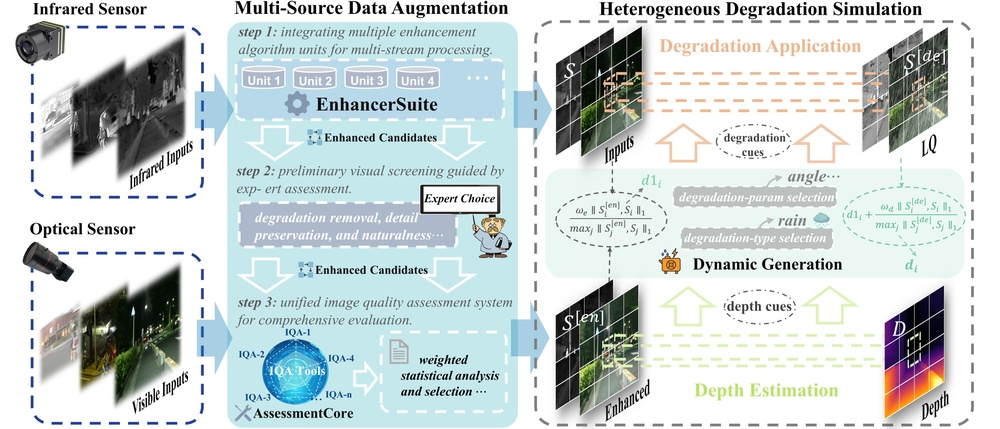
#> input picture assets/data_pipeline.jpg, 1000 x 429 px, shrunk from 9142 x 3922 before the run
$ python -i degradation_sys.py   (imports and definitions only)
#> lines starting #> are read from the running program, lines starting #| are printed output that depends on the picture; after the words box and inside, x2 and y2 are one past the last pixel; in counts of white or black regions, pixels touching at a corner belong together
import cv2
import numpy as np
import random

#-----------------vis_noise------------------------------
# [118 lines left out: functions add_gaussian_noise, add_poisson_noise, add_noise_to_vi_img, motion_blur_kernel, add_blur_to_vi_img, not called in this run]


#----------------vis_rain----------------------------------

def get_noise(img, value=10):
    noise = np.random.uniform(0, 256, img.shape[0:2])
    v = value * 0.01
    noise[np.where(noise < (256 - v))] = 0

    k = np.array([[0, 0.1, 0],
                  [0.1, 8, 0.1],
                  [0, 0.1, 0]])

    noise = cv2.filter2D(noise, -1, k)
    return noise


def rain_blur(noise, length=10, angle=0, w=1):
    trans = cv2.getRotationMatrix2D((length / 2, length / 2), angle - 45, 1 - length / 100.0)
    dig = np.diag(np.ones(length))
    k = cv2.warpAffine(dig, trans, (length, length))
    k = cv2.GaussianBlur(k, (w, w), 0)

    # k = k / length

    blurred = cv2.filter2D(noise, -1, k)


    cv2.normalize(blurred, blurred, 0, 255, cv2.NORM_MINMAX)
    blurred = np.array(blurred, dtype=np.uint8)
    return blurred

def add_rain_to_vi_img(img,alpha_range=(0.1, 1.0),value_range=(100, 500),length_range=(30, 50),angle_range=(-30, 30),w_choices=(1, 3, 5),return_params=False):

    alpha  = round(random.uniform(*alpha_range), 2)
    value  = random.randint(*value_range)
    w      = random.choice(w_choices)
    if length_range is not None:
        length = random.randint(*length_range)
    else:
        length= w
    angle  = random.uniform(*angle_range)


    noise = get_noise(img, value)
    rain = rain_blur(noise, length, angle, w)


    rain_rgb = np.dstack([rain, rain, rain]).astype(np.float32) / 255.0
    m = np.where(rain_rgb > 0, 1, 0)
    img_f = img.astype(np.float32) / 255.0
    local = rain_rgb * m + (1 - rain_rgb) * img_f
    result = (1 - alpha) * img_f + alpha * local
    out = np.clip(result * 255, 0, 255).astype(np.uint8)
    if return_params:
        alpha_max  = alpha_range[1]
        value_max  = value_range[1]
        length_max = length_range[1] if length_range is not None else max(w_choices)
        w_max      = max(w_choices)

        noise_max = get_noise(img, value_max)
        rain_max  = rain_blur(noise_max, length_max, angle, w_max)
        rain_max_rgb = np.dstack([rain_max, rain_max, rain_max]).astype(np.float32) / 255.0
        m_max = np.where(rain_max_rgb > 0, 1, 0)
        local_max = rain_max_rgb * m_max + (1 - rain_max_rgb) * img_f
        result_max = (1 - alpha_max) * img_f + alpha_max * local_max
        out_max = np.clip(result_max * 255, 0, 255).astype(np.uint8)

        # L1-distance
        l1_random = np.mean(np.abs(out.astype(np.float32) - img.astype(np.float32)))
        l1_max    = np.mean(np.abs(out_max.astype(np.float32) - img.astype(np.float32)))

        deg_score = float(np.clip(l1_random / (l1_max + 1e-8), 0.0, 1.0))

        return out, deg_score


    return out


#----------------vis_snow----------------------------------

# [260 lines left out: functions add_snow_to_vi_img, add_haze_to_vi_img, add_noise_to_ir_img, add_stripe_to_ir_image, add_lowcontrast_to_ir_img, not called in this run]

>>> import cv2
>>> picture = cv2.imread('../../assets/data_pipeline.jpg')
#> picture is the input picture: shape (429, 1000, 3); mean B, G, R 211.8, 211.6, 201.9
>>> result = add_rain_to_vi_img(picture)
#> in add_rain_to_vi_img, `noise = get_noise(img, value)`:
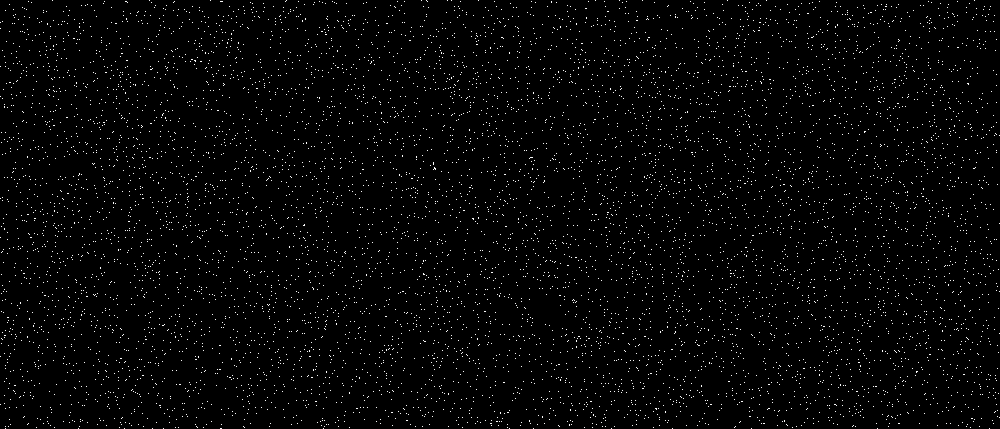
#> noise: shape (429, 1000) float64; min 0, max 2096.6, mean 40.9; drawn with min black and max white
#> in rain_blur, `blurred = cv2.filter2D(noise, -1, k)`:
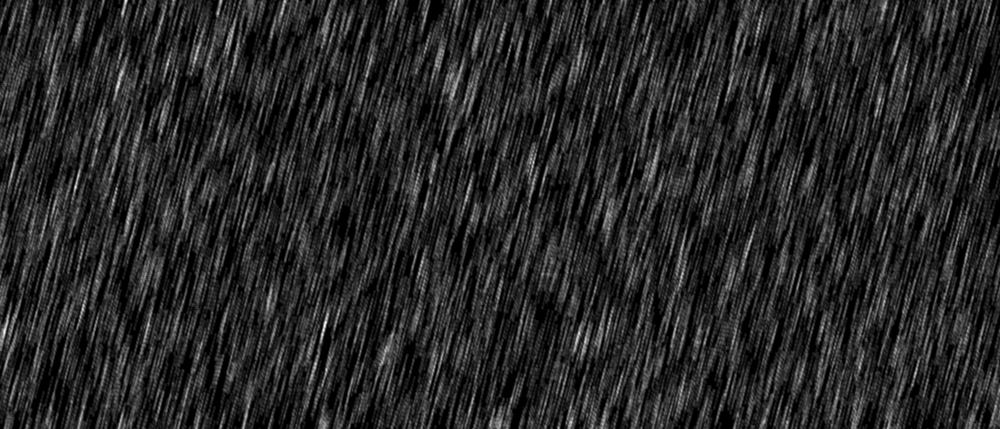
#> blurred: shape (429, 1000) float64; min -7.96e-13, max 3826.7, mean 595; drawn with min black and max white
#> in add_rain_to_vi_img, `m = np.where(rain_rgb > 0, 1, 0)`:
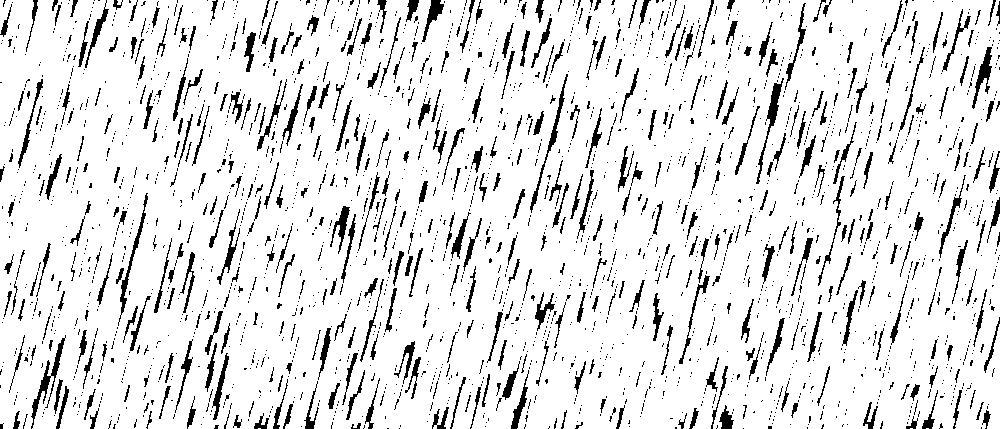
#> m: shape (429, 1000, 3) int64; values 0 (black) and 1 (white), 89.1% white; 2672 black regions (2196 under 20 px), largest, box (x1, y1, x2, y2) and area: (31, 335, 66, 429) 553, (756, 78, 784, 184) 487, (530, 74, 568, 213) 463
#> in add_rain_to_vi_img, `local = rain_rgb * m + (1 - rain_rgb) * img_f`:
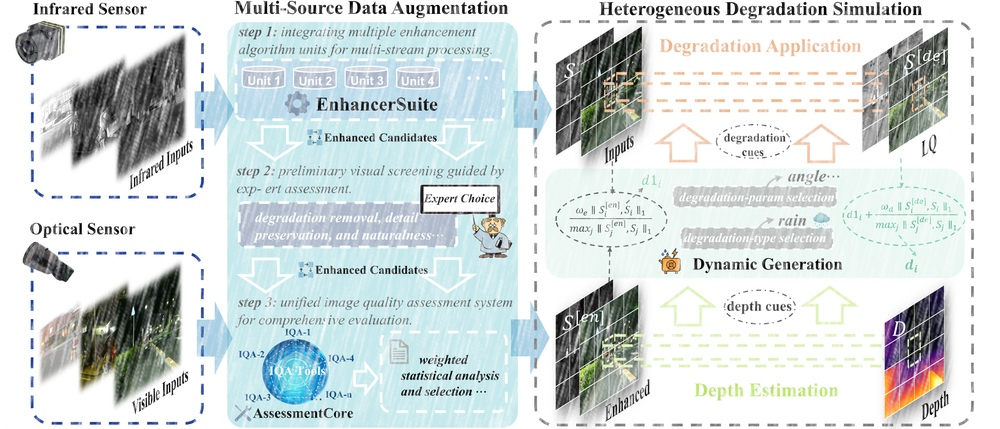
#> local: shape (429, 1000, 3) float64; mean of channels 0, 1, 2 0.857, 0.857, 0.824; drawn as B, G, R
